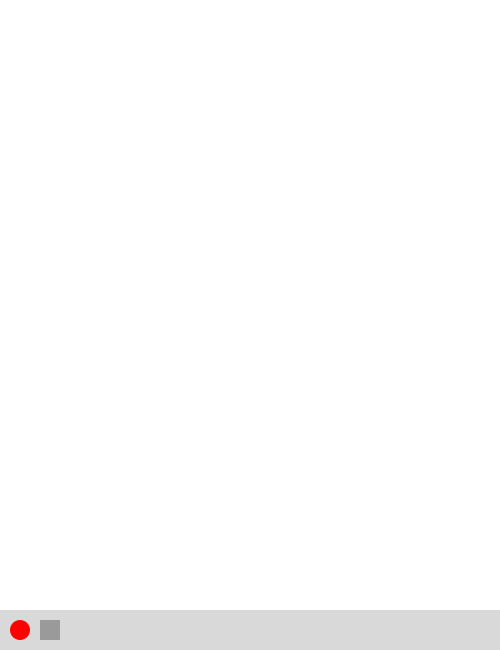
Frame 1 (no input)
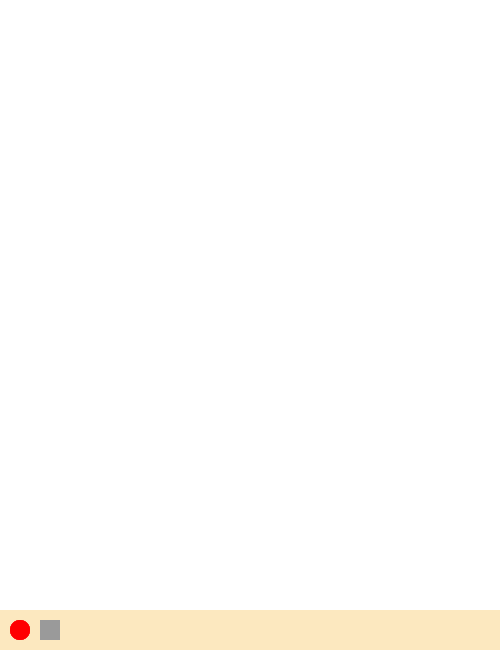
Frame 60 (the mouse pressed at the canvas centre just before this capture)
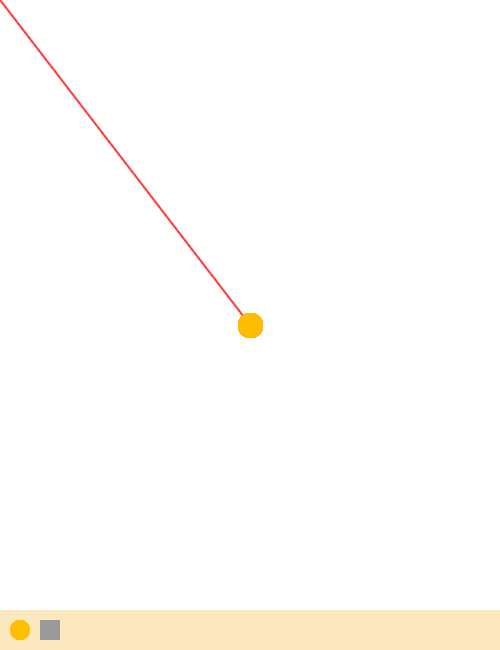
Frame 120 (the mouse held since frame 60 and released just before this capture)

The Processing sketch that drew these frames (run headless with seeded random() and noise(); from frame 60 on, the mouse is pressed at the canvas centre):

// Processing sketch: processing_141615
// ── processing_141615.pde

float sw = 0;
float speed = 0;
float accel = 0;
float inkhue = 0;
int brght = 99;
int brght2 = 0;
int sat = 25;
int clearing = 0;
float clearspeed = 0.75;
boolean button1 = true;
boolean button2 = false;

void setup(){
  size(500, 650);
  background(255);
  smooth();
}

void draw() {
  colorMode(HSB, 359, 99, 99, 99);


//DRAWING WITH MOUSE----- 

  //create transparent rect for fade effect
  noStroke();
  fill(0, 0, 99, clearspeed);
  rectMode(CENTER);
  rect(width/2,height/2,width,height);
  
  //x-axis speed determines thickness of line
//  speed = abs(mouseX-pmouseX);
//  speed = constrain(speed, 0, 25);
//  sw = abs(speed-25);
//  sw = constrain(sw, 1, 25);
  speed = 
  sw = brushStroke();
  
  //color and width of inkhue
  stroke(inkhue, 100, brght);
  strokeWeight(sw);
  
  //draw line when mouse is pressed
  if (mousePressed && mouseY<height-40) {
    line(pmouseX,pmouseY,mouseX,mouseY);
  }

  //change ink color if mouse is pressed, moving, and colored mode
  if (mousePressed && speed>0 && button1==true) {
    inkhue = inkhue + 0.75;
  }
  
  //ink color loop
  if (inkhue >= 359) {
    inkhue = 0;
  }
  



//BUTTONS AND GRAPHICS------

  //panel graphic
  noStroke();
  fill(40, sat, brght2, 15);
  rect(width/2, height-20, width, 40);
  
  //circle button graphic
  noStroke();
  fill(inkhue, 100, brght);
  ellipse(20,height-20,20,20);
 
  //square button graphic
  colorMode(HSB);
  fill(0, 0, 60);
  rectMode(CENTER);
  rect(50, height-20, 20, 20);
    
  //hover to highlight buttons
  if (mouseX>10 && mouseX<30 &&
      mouseY>height-30 && mouseY<height-10) {
    fill(0, 0, 100, 50);
    ellipse(20,height-20,20,20);
      }
      
  if (mouseX>30 && mouseX<70 &&
      mouseY>height-30 && mouseY<height-10) {
    fill(0, 0, 100, 50);
    rect(50,height-20,20,20);
      }
      
  //change brightness and saturation when circle button is pressed
  if (button1==true) {
    brght = 100;
    brght2 = 100;
    sat = 25;
  } else {
    brght = 0;
    brght2 = 70;
    sat = 0;
  }

  //clear screen when square button is pressed
  if (button2) {
    clearspeed = 25;
    clearing = clearing+1;
    if (clearing==20) {
      button2 = !button2;
      clearspeed = 0.75;
      clearing = 0;
    }
  }
  



//DEBUGGING-----

//  println("brght = " + brght);
//  println("inkhue = " + inkhue);
  //println("sw = " + sw + " speed = " + speed);
//  println("clearspeed = " + clearspeed);

}
//--end of draw()

//function definitions

float brushStroke(){
  float speed = (abs(mouseX-pmouseX) + abs(mouseY-pmouseY))/5; 
  speed = constrain(speed, 1, 100);
  speed *= -1;
  sw += speed + 3;
  sw = constrain(sw, 2, 25);
  //println("instSpeed = " + speed + "   sw = " + sw);
  return sw;
}

void mousePressed() {
  //toggle circle button
  if (mouseX>10 && mouseX<30 &&
      mouseY>height-30 && mouseY<height-10) {
    button1 = !button1;
    }

  //toggle square button
  if (mouseX>30 && mouseX<70 &&
      mouseY>height-30 && mouseY<height-10) {
    button2 = !button2;
    }
}

void keyPressed(){
  if (keyCode==32) button2 = !button2;
}
